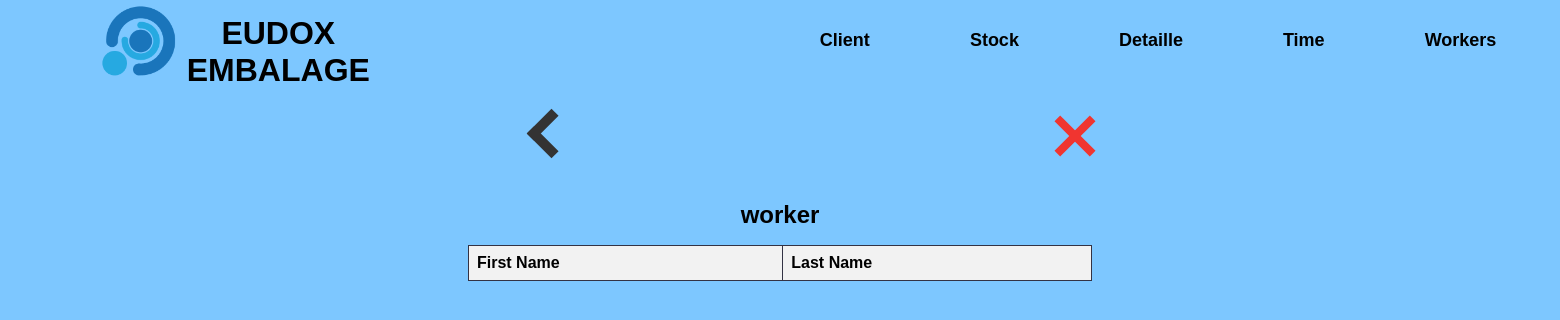
The app's page /work/view, older data.
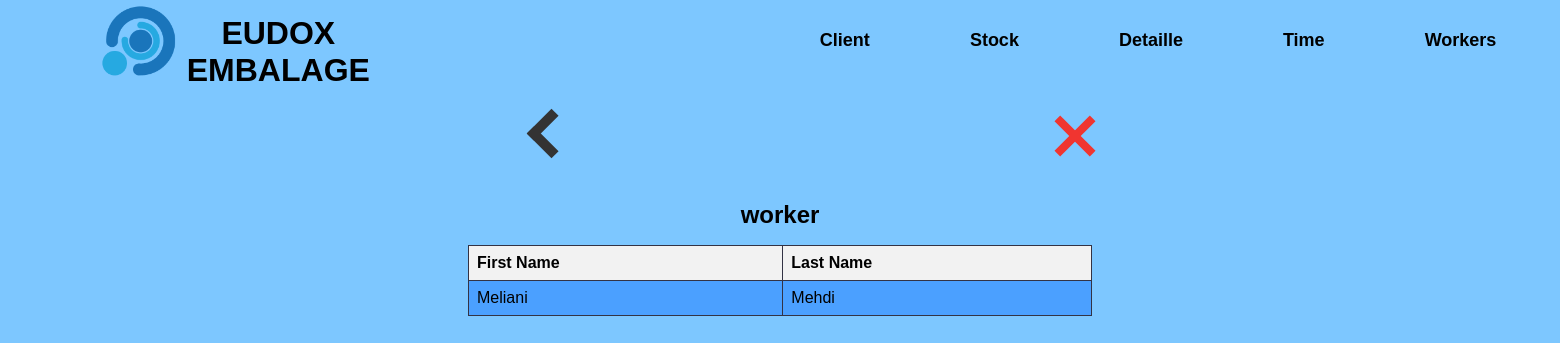
The same page, newer data.
### tables this page shows
CREATE TABLE worker (
        id INTEGER PRIMARY KEY AUTOINCREMENT,
        first_name TEXT NOT NULL,
        last_name TEXT NOT NULL
    );

### app.py (the view)
@app.route('/work/view')
def view_worker():
    conn = sqlite3.connect('form_data.db')
    cursor = conn.cursor()
    cursor.execute('SELECT first_name, last_name FROM worker')
    data_f = cursor.fetchall()
    workers = []
    for data in data_f:
        worker = {
            'first_name': data[0],
            'last_name': data[1]
        }
        workers.append(worker)
    return render_template('w_view.html', workers=workers)

### templates/w_view.html (shortened to what this page needs)
{% extends 'main.html' %}
{% block top %}
<a href="/work" id="back"><div class="thick-arrow-left"></div></a>
<a href="/main" id="aclose"><div class="close"></div></a>
{% endblock %}
{% block bot %}
  <h2>worker</h2>
  <table>
    <thead>
      <tr>
        <th>First Name</th>
        <th>Last Name</th>
      </tr>
    </thead>
  <tbody>
      {% for worker in workers %}
      <tr onclick="window.location='';" style="cursor: pointer;">
        <td>{{ worker.first_name }}</td>
        <td>{{ worker.last_name }}</td>
      </tr>
      {% endfor %}
    </tbody>
  </table>
  <br>
{% endblock %}

### templates/main.html (shortened to what this page needs)
<!DOCTYPE html>
<html>
  <head>
    <link rel="stylesheet" type="text/css" href="{{ url_for('static', filename='css/style.css') }}">
  </head>
  <body>
    <div class="bg">
      <div class="hd">
        <img class="logo" src="{{ url_for('static', filename='assets/lll.png') }}" onclick="goToHomePage()" style="cursor: pointer;"/>
        <h1 class="fn" onclick="goToHomePage()" style="cursor: pointer;">EUDOX EMBALAGE</h1>
        <ul class="nav">
          <li><a href="/client">Client</a></li>
          <li><a href="/stock">Stock</a></li>
          <li><a href="/detail">Detaille</a></li>
          <li><a href="/time">Time</a></li>
          <li><a href="/work">Workers</a></li>
        </ul>
      </div>
        <div class="display_frame">
          <div class="top_side">
            {% block top %}{% endblock %}
          </div>
          <div class="bot_side">
            {% block bot %}{% endblock %}
          </div>
        </div>
    </div>
  </body>
</html>

### static/css/style.css (style rules this page uses)
body, h1, h2, h3, p, ul, li { margin: 0; padding: 0; }
body { font-family: Arial, sans-serif; background-color: #7dc7ff; }
.bg { background-size: cover; background-repeat: no-repeat; height: 100vh; }
.hd { background: #7dc7ff; width: 100%; height: 81px; display: flex; text-align: center; }
.logo { padding-top: 4px; margin-left: 100px; margin-right: 10px; height: 75px; width: 80px; }
.fn { text-align: center; padding-top: 15px; font-family: sans-serif; width: 350px; color: #000; transition: 0.3s ease-out; }
.nav { margin-left: 400px; margin-right: 10px; display: flex; justify-content: center; align-items: center; }
.nav li { list-style: none; margin-left: 50px; margin-right: 50px; font-size:18px; }
.nav li a { text-decoration: none; font-family: sans-serif; font-weight: bold; color: #000; transition: 0.3s ease-out; }
.display_frame { background-size: cover; text-align: center; width: 100%; }
a { color: inherit; text-decoration: none; }
.top_side { display: flex; height: 120px; width: 100%; }
#aclose { margin-left: 28vw; }
.thick-arrow-left { margin: 35px; width: 25px; height: 25px; border: 10px solid #333; border-left: 0; border-top: 0; transform: rotate(135deg); }
#back { margin-left: 32vw; }
.close { margin: 30px; background: #f03530; height: 50px; position: relative; width: 8px; transform: rotate(45deg); }
.close:after { background: #f03530; content: ""; height: 8px; left: -21px; position: absolute; top: 21px; width: 50px; }

### templates/w_view.html (style rules this page uses)
table { border-collapse: collapse; width: 40%; margin: 30%; margin-top: 1%; }
th, td { border: 1px solid #333344; padding: 8px; text-align: left; }
th { background-color: #f2f2f2; }
tr:nth-child(odd) td { background-color: #4ba0ff; }

Row changes from the older to the newer data that the page shows:
added worker: first_name "Meliani", last_name "Mehdi"
